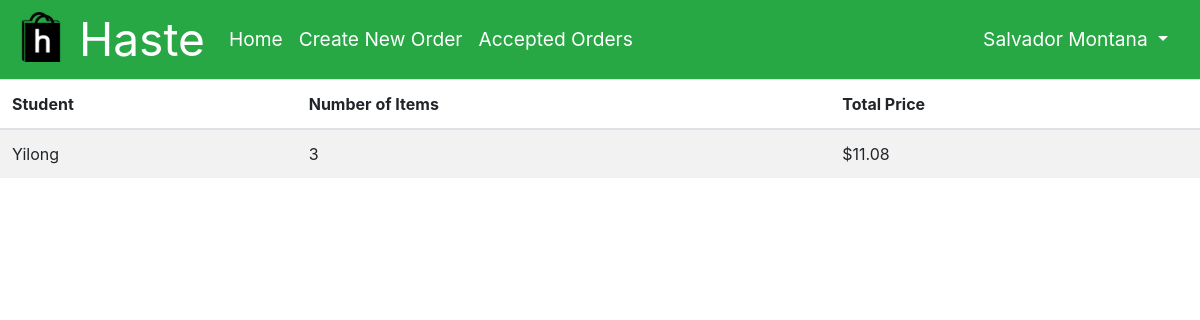
The app's page /home (signed in), older data.
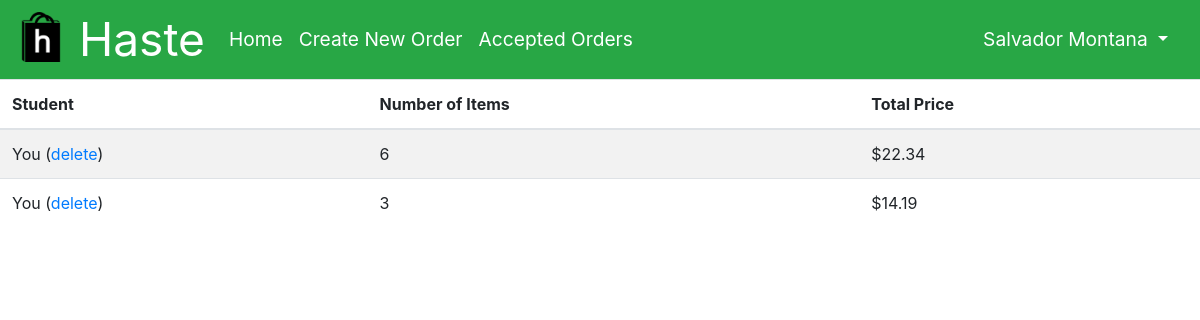
The same page, newer data.
### app/models.py (models this page shows, shortened)
class User(UserMixin, db.Model):
    id = db.Column(db.Integer, primary_key=True)
    phone = db.Column(db.String(10), index=True, unique=True)
    email = db.Column(db.String(128), index=True, unique=True)
    password_hash = db.Column(db.String(128))
    first_name = db.Column(db.String(48))
    last_name = db.Column(db.String(48))
    school = db.Column(db.String(128), index=True)
    orders = db.relationship('Order', foreign_keys='[Order.placed_by]', backref='author', lazy='dynamic', cascade="save-update")
    completed_orders = db.relationship('Order', foreign_keys='[Order.accepted_by]', backref='shopper', lazy='dynamic', cascade="save-update")
    balance = db.Column(db.Float, default=0)

class Order(db.Model):
    id = db.Column(db.Integer, primary_key=True)
    time_of_order = db.Column(db.DateTime, default=datetime.utcnow)
    placed_by = db.Column(db.Integer, db.ForeignKey('user.id'))
    accepted_by = db.Column(db.Integer, db.ForeignKey('user.id'))
    completed = db.Column(db.Boolean, default=False)
    contents = db.relationship('Content', backref='cart', lazy='dynamic', cascade="all, delete-orphan")

### app/main/routes.py (the view)
@bp.route('/home', methods=['GET', 'POST'])
@login_required
def home():
    orders = Order.query.filter(Order.accepted_by==None).order_by(desc(Order.time_of_order)).all()
    quantity_price = []
    for order in orders:
        quantity = Content.query.with_entities(func.sum(Content.quantity).label('total_q')).filter(Content.order_id==order.id)[0].total_q
        sum = get_total_price(order)
        quantity_price.append({'quantity': quantity, 'sum': sum})
    return render_template('home.html', rqp=zip(orders, quantity_price))

### app/main/routes.py (called while the page is built)
def get_total_price(order):
    price = db.engine.execute("SELECT ROUND(SUM(content.quantity * item.price), 2) as sum FROM content JOIN item ON content.item_id=item.id WHERE order_id=:val", {'val': order.id})
    sum = 0
    for row in price:
        sum = row['sum']
    return sum

### app/models.py (called while the page is built)
@login.user_loader
def load_user(id):
    return User.query.get(int(id))

### app/templates/home.html (shortened to what this page needs)
{% extends "base.html" %}
{% block content %}
<table id="order-feed" class="table table-striped table-hover">
    <thead>
        <tr>
            <th scope="col">Student</th>
            <th scope="col">Number of Items</th>
            <th scope="col">Total Price</th>
        </tr>
    </thead>
    <tbody>
        {% for order, qp in rqp %}
            <tr class='clickable-row' data-href="{{ url_for('main.order', id=order.id) }}">
                {% if current_user.id==order.placed_by %}
                <td>You (<a href="{{ url_for('main.delete_order', id=order.id) }}">delete</a>)</td>
                {% else %}
                <td scope="row">{{ order.author.first_name }}</td>
                {% endif %}
                <td scope="row">{{ qp['quantity'] }}</td>
                <td scope="row">{{ "$%.2f"|format(qp['sum']) }}</td>
            </tr>
        {% endfor %}
    </tbody>
</table>
{% endblock %}

### app/templates/base.html (shortened to what this page needs)
<!DOCTYPE html>
<html>
<head>
    <link href="https://stackpath.bootstrapcdn.com/bootstrap/4.1.3/css/bootstrap.min.css" rel="stylesheet">
    <link rel="stylesheet" type="text/css" href= "{{ url_for('static',filename='styles.css') }}">
</head>
<body>
    <nav class="navbar navbar-expand-lg navbar-dark bg-success">
        <a class="navbar-brand" href="{{ url_for('main.home') }}">
            <img src="{{ url_for('static',filename='logo.png') }}" width="50" height="50" alt="">
            Haste
        </a>
        <div class="collapse navbar-collapse" id="navbarSupportedContent">
            <ul class="navbar-nav mr-auto">
                <li class="nav-item active">
                    <a class="nav-link" href="{{ url_for('main.home') }}">Home<span class="sr-only">(current)</span></a>
                </li>
                <li class="nav-item active">
                    <a class="nav-link" href="{{ url_for('main.new_order') }}">Create New Order<span class="sr-only">(current)</span></a>
                </li>
                <li class="nav-item active">
                        <a class="nav-link" href="{{ url_for('main.accepted_orders') }}">Accepted Orders<span class="sr-only">(current)</span></a>
                </li>
            </ul>
            <div class="nav-item dropdown">
                <a class="nav-link dropdown-toggle text-white" href="#" id="navbarDropdown" role="button" data-toggle="dropdown" aria-haspopup="true" aria-expanded="false">
                    {{ current_user.first_name }} {{ current_user.last_name }}
                </a>
            </div>
        </div>
    </nav>
    {% block content %}{% endblock %}
</body>

### app/static/styles.css (style rules this page uses)
.navbar { padding: 0 1rem; font-size: 1.2rem; }
.navbar-brand { font-size: 2.4em !important; }
nav img { position: relative !important; bottom: 6px !important; }

Row changes from the older to the newer data that the page shows:
no longer on this page (row edited): Order: author.first_name "Yilong", quantity "3", sum "$11.08"
added Order: quantity "6", sum "$22.34"
added Order: quantity "3", sum "$14.19"
